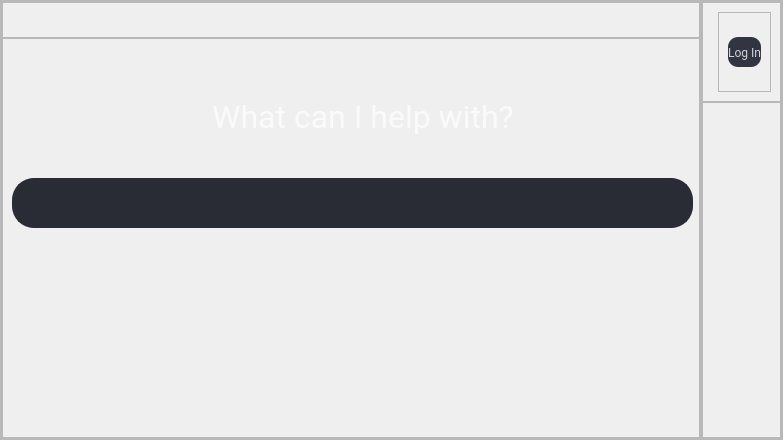
               <widget class="QWidget" name="new_chat_page">
                <layout class="QVBoxLayout" name="verticalLayout_5">
                 <property name="spacing">
                  <number>0</number>
                 </property>
                 <property name="leftMargin">
                  <number>0</number>
                 </property>
                 <property name="topMargin">
                  <number>0</number>
                 </property>
                 <property name="rightMargin">
                  <number>0</number>
                 </property>
                 <property name="bottomMargin">
                  <number>0</number>
                 </property>
                 <item>
                  <widget class="QFrame" name="frame_8">
                   <property name="frameShape">
                    <enum>QFrame::StyledPanel</enum>
                   </property>
                   <property name="frameShadow">
                    <enum>QFrame::Raised</enum>
                   </property>
                   <layout class="QHBoxLayout" name="horizontalLayout_7">
                    <property name="spacing">
                     <number>0</number>
                    </property>
                    <property name="leftMargin">
                     <number>0</number>
                    </property>
                    <property name="topMargin">
                     <number>0</number>
                    </property>
                    <property name="rightMargin">
                     <number>0</number>
                    </property>
                    <property name="bottomMargin">
                     <number>0</number>
                    </property>
                    <item>
                     <widget class="QFrame" name="frame_11">
                      <property name="frameShape">
                       <enum>QFrame::StyledPanel</enum>
                      </property>
                      <property name="frameShadow">
                       <enum>QFrame::Raised</enum>
                      </property>
                     </widget>
                    </item>
                    <item>
                     <widget class="QFrame" name="frame_9">
                      <property name="minimumSize">
                       <size>
                        <width>700</width>
                        <height>0</height>
                       </size>
                      </property>
                      <property name="maximumSize">
                       <size>
                        <width>600</width>
                        <height>16777215</height>
                       </size>
                      </property>
                      <property name="font">
                       <font>
                        <family>MingLiU_HKSCS-ExtB</family>
                       </font>
                      </property>
                      <property name="frameShape">
                       <enum>QFrame::StyledPanel</enum>
                      </property>
                      <property name="frameShadow">
                       <enum>QFrame::Raised</enum>
                      </property>
                      <layout class="QVBoxLayout" name="verticalLayout_6">
                       <property name="spacing">
                        <number>0</number>
                       </property>
                       <property name="leftMargin">
                        <number>0</number>
                       </property>
                       <property name="topMargin">
                        <number>0</number>
                       </property>
                       <property name="rightMargin">
                        <number>0</number>
                       </property>
                       <property name="bottomMargin">
                        <number>0</number>
                       </property>
                       <item>
                        <widget class="QFrame" name="frame_12">
                         <property name="frameShape">
                          <enum>QFrame::StyledPanel</enum>
                         </property>
                         <property name="frameShadow">
                          <enum>QFrame::Raised</enum>
                         </property>
                         <layout class="QHBoxLayout" name="horizontalLayout_8">
                          <item>
                           <widget class="QLabel" name="label">
                            <property name="styleSheet">
                             <string notr="true">background:none;
border:none;</string>
                            </property>
                            <property name="text">
                             <string/>
                            </property>
                            <property name="pixmap">
                             <pixmap>Reqs/protected.png</pixmap>
                            </property>
                            <property name="alignment">
                             <set>Qt::AlignBottom|Qt::AlignHCenter</set>
                            </property>
                           </widget>
                          </item>
                         </layout>
                        </widget>
                       </item>
                       <item>
                        <widget class="QFrame" name="frame_13">
                         <property name="minimumSize">
                          <size>
                           <width>0</width>
                           <height>400</height>
                          </size>
                         </property>
                         <property name="layoutDirection">
                          <enum>Qt::LeftToRight</enum>
                         </property>
                         <property name="frameShape">
                          <enum>QFrame::StyledPanel</enum>
                         </property>
                         <property name="frameShadow">
                          <enum>QFrame::Raised</enum>
                         </property>
                         <widget class="QLabel" name="labelProtection">
                          <property name="geometry">
                           <rect>
                            <x>170</x>
                            <y>60</y>
                            <width>382</width>
                            <height>54</height>
                           </rect>
                          </property>
                          <property name="maximumSize">
                           <size>
                            <width>16777215</width>
                            <height>80</height>
                           </size>
                          </property>
                          <property name="font">
                           <font>
                            <family>Roboto</family>
                            <pointsize>30</pointsize>
                           </font>
                          </property>
                          <property name="styleSheet">
                           <string notr="true">background:none;
border:none;
color:rgba(255, 255, 255, 180);</string>
                          </property>
                          <property name="text">
                           <string>&lt;!DOCTYPE HTML PUBLIC &quot;-//W3C//DTD HTML 4.0//EN&quot; &quot;http://www.w3.org/TR/REC-html40/strict.dtd&quot;&gt;
&lt;html&gt;&lt;head&gt;&lt;meta name=&quot;qrichtext&quot; content=&quot;1&quot; /&gt;&lt;style type=&quot;text/css&quot;&gt;
p, li { white-space: pre-wrap; }
&lt;/style&gt;&lt;/head&gt;&lt;body style=&quot; font-family:'Roboto'; font-size:30pt; font-weight:400; font-style:normal;&quot;&gt;
&lt;p align=&quot;center&quot; style=&quot; margin-top:12px; margin-bottom:12px; margin-left:0px; margin-right:0px; -qt-block-indent:0; text-indent:0px;&quot;&gt;&lt;span style=&quot; font-family:'ui-sans-serif','-apple-system','system-ui','Segoe UI','Helvetica','Apple Color Emoji','Arial','sans-serif','Segoe UI Emoji','Segoe UI Symbol'; font-size:24pt;&quot;&gt;What can I help with?&lt;/span&gt;&lt;/p&gt;&lt;/body&gt;&lt;/html&gt;</string>
                          </property>
                          <property name="alignment">
                           <set>Qt::AlignLeading|Qt::AlignLeft|Qt::AlignTop</set>
                          </property>
                         </widget>
                         <widget class="StickyButton" name="searchButton">
                          <property name="geometry">
                           <rect>
                            <x>642</x>
                            <y>141</y>
                            <width>45</width>
                            <height>45</height>
                           </rect>
                          </property>
                          <property name="sizePolicy">
                           <sizepolicy hsizetype="Fixed" vsizetype="Fixed">
                            <horstretch>0</horstretch>
                            <verstretch>0</verstretch>
                           </sizepolicy>
                          </property>
                          <property name="minimumSize">
                           <size>
                            <width>45</width>
                            <height>45</height>
                           </size>
                          </property>
                          <property name="maximumSize">
                           <size>
                            <width>45</width>
                            <height>45</height>
                           </size>
                          </property>
                          <property name="font">
                           <font>
                            <family>Noto Sans Medium</family>
                            <pointsize>10</pointsize>
                           </font>
                          </property>
                          <property name="cursor">
                           <cursorShape>PointingHandCursor</cursorShape>
                          </property>
                          <property name="styleSheet">
                           <string notr="true">QPushButton{
	background:none;
	border:none;
	color:rgba(255, 255, 255, 180);
	background-color: rgb(41, 44, 53);
	border-radius: 21px ;
	margin-top:3px;
}
QPushButton:hover{
	background-color: rgb(45, 48, 58);
}</string>
                          </property>
                          <property name="text">
                           <string/>
                          </property>
                          <property name="icon">
                           <iconset>
                            <normaloff>Reqs/search.png</normaloff>Reqs/search.png</iconset>
                          </property>
                          <property name="iconSize">
                           <size>
                            <width>27</width>
                            <height>27</height>
                           </size>
                          </property>
                         </widget>
                         <widget class="StickyButton" name="addButton">
                          <property name="geometry">
                           <rect>
                            <x>12</x>
                            <y>140</y>
                            <width>51</width>
                            <height>45</height>
                           </rect>
                          </property>
                          <property name="minimumSize">
                           <size>
                            <width>0</width>
                            <height>45</height>
                           </size>
                          </property>
                          <property name="maximumSize">
                           <size>
                            <width>160</width>
                            <height>16777215</height>
                           </size>
                          </property>
                          <property name="font">
                           <font>
                            <family>Noto Sans Medium</family>
                            <pointsize>10</pointsize>
                           </font>
                          </property>
                          <property name="cursor">
                           <cursorShape>PointingHandCursor</cursorShape>
                          </property>
                          <property name="styleSheet">
                           <string notr="true">QPushButton{
	background:none;
	border:none;
	color:rgba(255, 255, 255, 180);
	border-radius: 21px ;
	margin-top:3px;
}
QPushButton:hover{
	background-color: rgb(45, 48, 58);
}</string>
                          </property>
                          <property name="text">
                           <string/>
                          </property>
                          <property name="icon">
                           <iconset>
                            <normaloff>Reqs/add_icon.png</normaloff>Reqs/add_icon.png</iconset>
                          </property>
                          <property name="iconSize">
                           <size>
                            <width>22</width>
                            <height>22</height>
                           </size>
                          </property>
                         </widget>
                         <widget class="AutoGrowTextEdit" name="text_prompt">
                          <property name="enabled">
                           <bool>true</bool>
                          </property>
                          <property name="geometry">
                           <rect>
                            <x>10</x>
                            <y>140</y>
                            <width>681</width>
                            <height>50</height>
                           </rect>
                          </property>
                          <property name="sizePolicy">
                           <sizepolicy hsizetype="Expanding" vsizetype="Expanding">
                            <horstretch>0</horstretch>
                            <verstretch>0</verstretch>
                           </sizepolicy>
                          </property>
                          <property name="minimumSize">
                           <size>
                            <width>0</width>
                            <height>50</height>
                           </size>
                          </property>
                          <property name="maximumSize">
                           <size>
                            <width>16777215</width>
                            <height>50</height>
                           </size>
                          </property>
                          <property name="sizeIncrement">
                           <size>
                            <width>0</width>
                            <height>0</height>
                           </size>
                          </property>
                          <property name="baseSize">
                           <size>
                            <width>0</width>
                            <height>0</height>
                           </size>
                          </property>
                          <property name="font">
                           <font>
                            <family>Roboto</family>
                            <pointsize>10</pointsize>
                           </font>
                          </property>
                          <property name="styleSheet">
                           <string notr="true">QTextEdit{
 	border:2px solid rgb(41, 44, 53);
    border-radius:22px;
	background-color: rgb(41, 44, 53);
    color:rgba(255, 	255, 255, 210);
    padding-left:20px;
	padding-top:10px;
	padding-right:15px;
	padding-bottom:45px;
}

QTextEdit:hover{
	border:2px solid rgb(220, 0, 220);
}

QTextEdit:focus{
	border:2px solid rgb(85,170,255);
}</string>
                          </property>
                          <property name="frameShape">
                           <enum>QFrame::StyledPanel</enum>
                          </property>
                          <property name="frameShadow">
                           <enum>QFrame::Plain</enum>
                          </property>
                          <property name="sizeAdjustPolicy">
                           <enum>QAbstractScrollArea::AdjustToContents</enum>
                          </property>
                          <property name="html">
                           <string>&lt;!DOCTYPE HTML PUBLIC &quot;-//W3C//DTD HTML 4.0//EN&quot; &quot;http://www.w3.org/TR/REC-html40/strict.dtd&quot;&gt;
&lt;html&gt;&lt;head&gt;&lt;meta name=&quot;qrichtext&quot; content=&quot;1&quot; /&gt;&lt;style type=&quot;text/css&quot;&gt;
p, li { white-space: pre-wrap; }
&lt;/style&gt;&lt;/head&gt;&lt;body style=&quot; font-family:'Roboto'; font-size:10pt; font-weight:400; font-style:normal;&quot;&gt;
&lt;p style=&quot;-qt-paragraph-type:empty; margin-top:0px; margin-bottom:0px; margin-left:0px; margin-right:0px; -qt-block-indent:0; text-indent:0px; font-family:'MS Shell Dlg 2'; font-size:7.8pt;&quot;&gt;&lt;br /&gt;&lt;/p&gt;&lt;/body&gt;&lt;/html&gt;</string>
                          </property>
                          <property name="placeholderText">
                           <string>Ask Anything</string>
                          </property>
                         </widget>
                         <zorder>text_prompt</zorder>
                         <zorder>labelProtection</zorder>
                         <zorder>searchButton</zorder>
                         <zorder>addButton</zorder>
                        </widget>
                       </item>
                       <item>
                        <widget class="QFrame" name="frame_14">
                         <property name="frameShape">
                          <enum>QFrame::StyledPanel</enum>
                         </property>
                         <property name="frameShadow">
                          <enum>QFrame::Raised</enum>
                         </property>
                        </widget>
                       </item>
                      </layout>
                     </widget>
                    </item>
                    <item>
                     <widget class="QFrame" name="frame_10">
                      <property name="frameShape">
                       <enum>QFrame::StyledPanel</enum>
                      </property>
                      <property name="frameShadow">
                       <enum>QFrame::Raised</enum>
                      </property>
                      <layout class="QVBoxLayout" name="verticalLayout_11">
                       <property name="spacing">
                        <number>0</number>
                       </property>
                       <property name="leftMargin">
                        <number>0</number>
                       </property>
                       <property name="topMargin">
                        <number>0</number>
                       </property>
                       <property name="rightMargin">
                        <number>0</number>
                       </property>
                       <property name="bottomMargin">
                        <number>0</number>
                       </property>
                       <item>
                        <widget class="QFrame" name="frame_21">
                         <property name="maximumSize">
                          <size>
                           <width>16777215</width>
                           <height>100</height>
                          </size>
                         </property>
                         <property name="frameShape">
                          <enum>QFrame::StyledPanel</enum>
                         </property>
                         <property name="frameShadow">
                          <enum>QFrame::Raised</enum>
                         </property>
                         <layout class="QHBoxLayout" name="horizontalLayout_16">
                          <item>
                           <widget class="QFrame" name="frame_23">
                            <property name="frameShape">
                             <enum>QFrame::StyledPanel</enum>
                            </property>
                            <property name="frameShadow">
                             <enum>QFrame::Raised</enum>
                            </property>
                           </widget>
                          </item>
                          <item>
                           <widget class="QFrame" name="frame_24">
                            <property name="minimumSize">
                             <size>
                              <width>0</width>
                              <height>40</height>
                             </size>
                            </property>
                            <property name="maximumSize">
                             <size>
                              <width>120</width>
                              <height>16777215</height>
                             </size>
                            </property>
                            <property name="frameShape">
                             <enum>QFrame::StyledPanel</enum>
                            </property>
                            <property name="frameShadow">
                             <enum>QFrame::Raised</enum>
                            </property>
                            <layout class="QHBoxLayout" name="horizontalLayout_17">
                             <item>
                              <widget class="QPushButton" name="login_button">
                               <property name="maximumSize">
                                <size>
                                 <width>16777215</width>
                                 <height>30</height>
                                </size>
                               </property>
                               <property name="font">
                                <font>
                                 <family>Roboto</family>
                                </font>
                               </property>
                               <property name="cursor">
                                <cursorShape>PointingHandCursor</cursorShape>
                               </property>
                               <property name="toolTip">
                                <string>Not logged in!</string>
                               </property>
                               <property name="styleSheet">
                                <string notr="true">QPushButton{
	color: rgba(255, 255, 255, 200);
	background-color: rgb(48, 53, 65);
	
	border-radius:10px;
}
QPushButton:hover{
	color:rgb(85, 170, 255);
	background-color:rgb(52, 57, 70)
}</string>
                               </property>
                               <property name="text">
                                <string>Log In</string>
                               </property>
                              </widget>
                             </item>
                            </layout>
                           </widget>
                          </item>
                         </layout>
                        </widget>
                       </item>
                       <item>
                        <widget class="QFrame" name="frame_22">
                         <property name="frameShape">
                          <enum>QFrame::StyledPanel</enum>
                         </property>
                         <property name="frameShadow">
                          <enum>QFrame::Raised</enum>
                         </property>
                        </widget>
                       </item>
                      </layout>
                     </widget>
                    </item>
                   </layout>
                  </widget>
                 </item>
                </layout>
               </widget>
